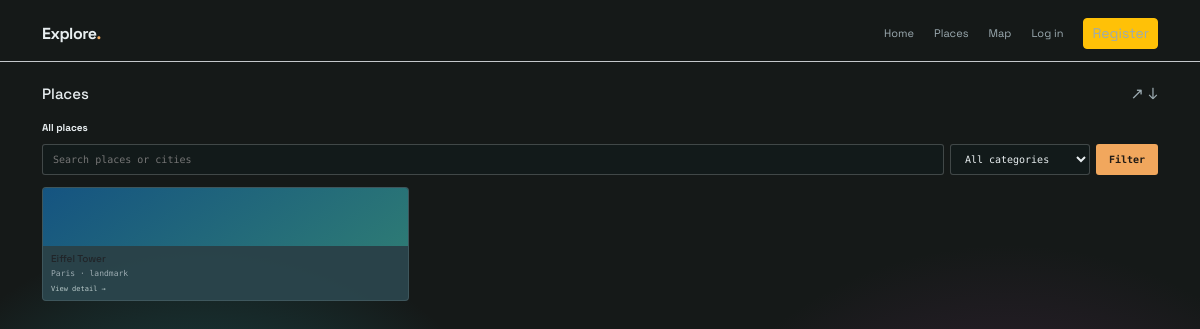
The app's page /places, older data.
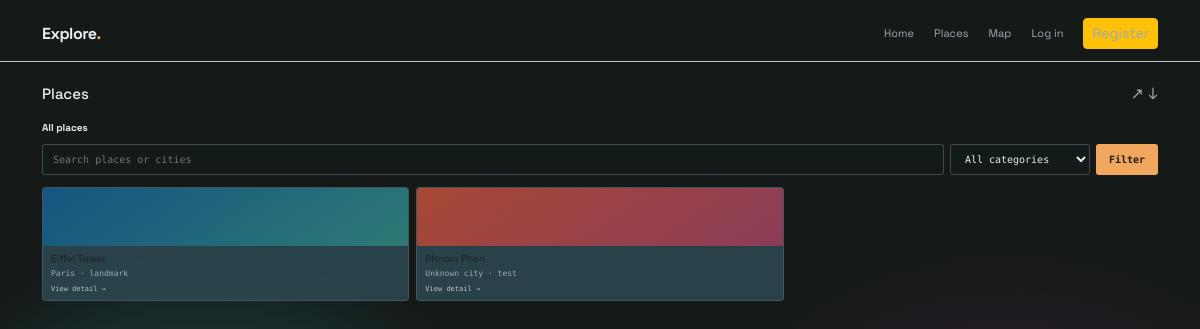
The same page, newer data.
### models/place.py (models this page shows)
class Place(db.Model):
    id = db.Column(db.Integer, primary_key=True)
    name = db.Column(db.String(100), nullable=False)
    city = db.Column(db.String(50))
    category = db.Column(db.String(30))
    description = db.Column(db.Text)
    best_time = db.Column(db.String(100))
    price = db.Column(db.String(50))
    image = db.Column(db.String(200))
    latitude = db.Column(db.Float)
    longitude = db.Column(db.Float)

### routes/main.py (the view)
@main.route("/places")
def places():
    q = request.args.get("q", "").strip()
    category = request.args.get("category", "")
    query = Place.query
    if q:
        query = query.filter(Place.name.ilike(f"%{q}%") | Place.city.ilike(f"%{q}%"))
    if category:
        query = query.filter_by(category=category)
    categories = [c[0] for c in db.session.query(Place.category).distinct()]
    return render_template("places.html", places=query.all(),
                           categories=categories, q=q, selected=category)

### templates/places.html (shortened to what this page needs)
{% extends "base.html" %}{% block title %}Places{% endblock %}
{% block content %}
<div class="page-heading"><h1>Places</h1><div class="actions">↗ ↓</div></div>
<div class="section-title"><strong>All places</strong></div>
<form class="filter" method="get"><input name="q" value="{{ q }}" placeholder="Search places or cities"><select name="category"><option value="">All categories</option></select><button class="button" type="submit">Filter</button></form>
<div class="cards">{% for place in places %}<a class="card" href="{{ url_for('main.place_detail', place_id=place.id) }}"><div class="card-art"></div><div class="card-body"><h3>{{ place.name }}</h3><p>{{ place.city or 'Unknown city' }} · {{ place.category or 'Place' }}</p><small>View detail →</small></div></a>{% else %}<p class="mono">No places found yet.</p>{% endfor %}</div>
{% endblock %}

### templates/base.html (shortened to what this page needs)
<!doctype html>
<html lang="en">
<head>
  <link href="https://cdn.jsdelivr.net/npm/bootstrap@5.3.3/dist/css/bootstrap.min.css" rel="stylesheet">
  <link rel="stylesheet" href="{{ url_for('static', filename='style.css') }}">
</head>
<body>
  <header class="site-header border-bottom border-secondary-subtle">
    <a class="brand text-decoration-none" href="{{ url_for('main.dashboard') }}">Explore<span>.</span></a>
  <nav class="top-nav">
  <a class="text-decoration-none" href="{{ url_for('main.home') }}">Home</a>
  <a class="text-decoration-none" href="{{ url_for('main.places') }}">Places</a>
  <a class="text-decoration-none" href="{{ url_for('main.map_page') }}">Map</a>
  {% if session.user %}
    {% if session.role == 'admin' %}
      <a class="text-decoration-none" href="{{ url_for('admin.places') }}">Admin</a>
    {% endif %}
    <span>Hi, {{ session.user }}</span>
    <a class="btn btn-sm btn-warning" href="{{ url_for('auth.logout') }}">Logout</a>
  {% else %}
    <a class="text-decoration-none" href="{{ url_for('auth.login') }}">Log in</a>
    <a class="btn btn-sm btn-warning" href="{{ url_for('auth.register') }}">Register</a>
  {% endif %}
  </nav>
  </header>
  <main class="page">
  {% block content %}{% endblock %}
  </main>
</body>
</html>

### static/style.css (style rules this page uses)
:root { --ink: #e8eef0; --muted: #9cabb1; --line: rgba(215, 237, 236, .18); --panel: rgba(47, 76, 84, .82); --panel-light: rgba(126, 158, 163, .22); --teal: #8ed3c7; --orange: #f1a75d; --deep: #111617; }
* { box-sizing: border-box; }
body { margin: 0; min-height: 100vh; color: var(--ink); background: radial-gradient(circle at 17% 72%, rgba(32, 113, 118, .78), transparent 30%), radial-gradient(circle at 84% 78%, rgba(108, 48, 101, .6), transparent 32%), #151918; font-family: "Space Grotesk", sans-serif; }
a { color: inherit; }
.site-header { width: 100%; margin: 0; padding: 18px 42px 12px; display: flex; align-items: center; justify-content: space-between; }
.brand { font-weight: 700; letter-spacing: -.03em; }
.brand span { color: var(--orange); }
.top-nav { display: flex; gap: 20px; align-items: center; font-size: 11px; }
.top-nav a { color: var(--muted); text-decoration: none; }
.page { width: 100%; margin: 0; padding: 10px 42px 64px; }
.page-heading { display: flex; align-items: center; justify-content: space-between; margin: 10px 0 14px; }
.page-heading h1 { margin: 0; font-size: 15px; font-weight: 500; }
.page-heading .actions { display: flex; gap: 12px; color: var(--muted); font-size: 16px; }
.search input, .filter input, .filter select { min-width: 0; flex: 1; border: 1px solid rgba(255,255,255,.2); border-radius: 3px; background: rgba(16, 29, 34, .35); color: var(--ink); padding: 8px 10px; font: 10px "DM Mono", monospace; }
.search button, .button { border: 0; border-radius: 3px; padding: 8px 13px; background: var(--orange); color: #211b15; font: 600 10px "DM Mono", monospace; text-decoration: none; cursor: pointer; }
.section-title { display: flex; justify-content: space-between; align-items: center; margin: 0 0 9px; font-size: 10px; }
.cards { display: grid; grid-template-columns: repeat(3, 1fr); gap: 7px; }
.card { min-height: 106px; overflow: hidden; background: rgba(44, 71, 79, .9); border: 1px solid rgba(255,255,255,.1); border-radius: 4px; text-decoration: none; }
.card-art { height: 58px; background: linear-gradient(145deg, #155481, #2d7a75); }
.card:nth-child(3n+2) .card-art { background: linear-gradient(145deg, #a84835, #8b3c58); }
.card-body { padding: 7px 8px; }
.card h3 { margin: 0 0 4px; font-size: 10px; font-weight: 500; }
.card p { margin: 0; color: var(--muted); font: 8px "DM Mono", monospace; }
.card small { display: block; margin-top: 7px; color: #b7c8c8; font: 7px "DM Mono", monospace; }
.filter { display: flex; gap: 6px; margin-bottom: 12px; }
.filter select { flex: 0 0 140px; }

Row changes from the older to the newer data that the page shows:
added Place: name "Phnom Phen", city "Unknown city", category "test"
